Frame 1 (no input): blank canvas, image omitted
Frame 60 (no input): blank canvas, image omitted
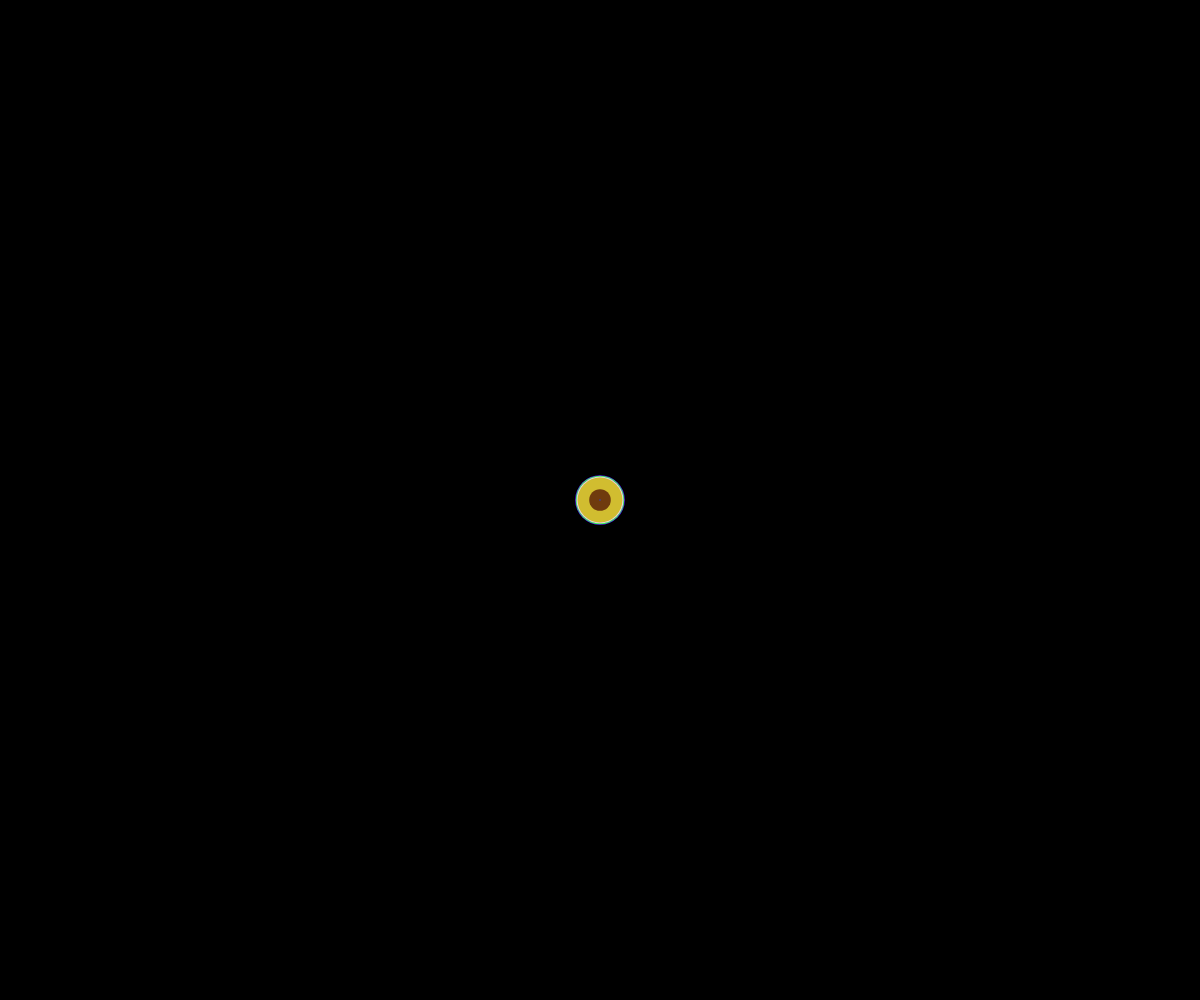
Frame 120 (the mouse pressed at the canvas centre since frame 60)

The p5.js sketch whose frames 1 and 60 were blank and that drew this single picture after the mouse press (run headless with seeded random() and noise() and a simulated clock; from frame 60 on, the mouse is pressed at the canvas centre):

// p5.js sketch
// ── sketch.js
// function setup canvas, with the background to black
function setup() {
  createCanvas(windowWidth, windowHeight);
  background(0);
}

function draw() {
  // if statement to whenever the mouse is pressed
  if (mouseIsPressed) {
    // setting a let variable for a random color everytime the mouseIsPressed function is activated
    let randomColor = color(random(255), random(255), random(255));
    // sets the stroke color according to the let variable
    stroke(randomColor);
    // setting a let variable the randomizes the size of the stroke
    let randomSize = random(1, 50);
    //assigns the strokeweight to the randomSize variable
    strokeWeight(randomSize);
    // sets the stroke in the pointer area of the mouse
    translate(mouseX, mouseY);
    // draws the point in its new place
    point(0, 0);
  }
}
